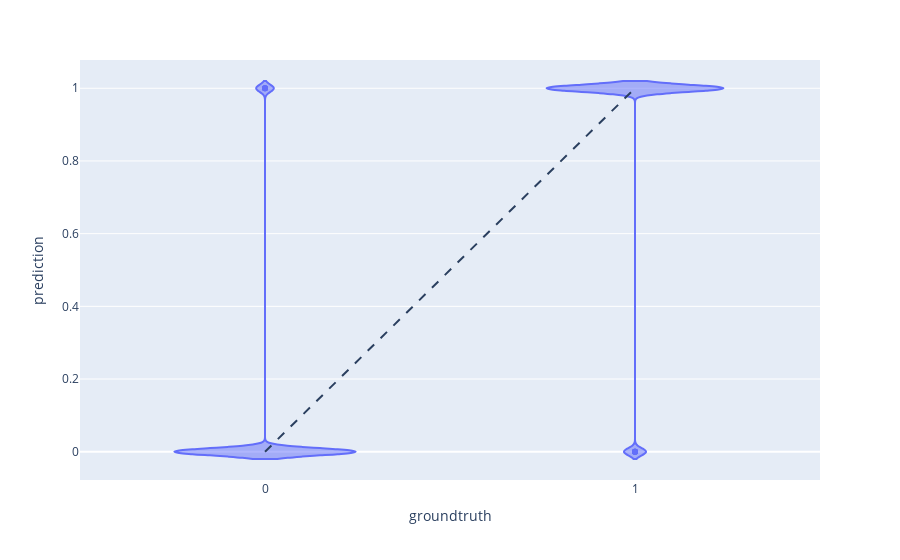

Here is the notebook cell this chart was saved with:
### Markdown cell above
# Violin Plot

### Code cell
fig = px.violin(x=test_y, y=preds, labels={'x': 'groundtruth','y': 'prediction'})
fig.add_shape(
              type='line', line=dict(dash='dash'),
            x0 = preds.min(), y0 = preds.min(),
            x1 = preds.max(), y1 = preds.max()
)
fig.show()

### Figure 1 — Plotly figure (JSON) as saved in the notebook; plotly's stock layout.template omitted (floating-point values rounded to 4 significant figures)
{"data": [{"alignmentgroup": "True", "box": {"visible": false}, "hovertemplate": "groundtruth=%{x}<br>prediction=%{y}<extra></extra>", "legendgroup": "", "marker": {"color": "#636efa"}, "name": "", "offsetgroup": "", "orientation": "v", "scalegroup": "True", "showlegend": false, "type": "violin", "x": [1, 0, 0, 1, 0, 1, 0, 1, 0, 1, 1, 1, 0, 1, 0, 1, 0, 1, 0, 0, 0, 1, 0, 1, 1, 1, 0, 0, 1, 1, 1, 0, 0, 1, 0, 0, 1, 0, 0, 0, 1, 1, 1, 0, 1, 1, 0, 1, 0, 0, 0, 1, 1, 0, 1, 1, 1, 0, 0, 1, 1, 1, 0, 1, 0, 0, 1, 0, 1, 1, 0, 0, 1, 0, 0, 0, 1, 0, 0, 1, 1, 0, 1, 0, 1, 1, 0, 0, 0, 1], "x0": " ", "xaxis": "x", "y": [1, 0, 0, 1, 0, 0, 0, 1, 0, 1, 1, 1, 0, 0, 1, 1, 0, 1, 0, 0, 0, 1, 0, 0, 1, 1, 0, 0, 0, 1, 1, 0, 0, 0, 0, 1, 1, 0, 0, 0, 1, 1, 1, 0, 1, 1, 0, 1, 0, 0, 0, 1, 1, 0, 1, 1, 1, 0, 0, 1, 1, 1, 0, 1, 0, 0, 1, 0, 1, 1, 0, 0, 1, 0, 0, 0, 1, 1, 0, 1, 1, 0, 1, 1, 1, 1, 0, 0, 0, 1], "y0": " ", "yaxis": "y"}], "layout": {"legend": {"tracegroupgap": 0}, "margin": {"t": 60}, "shapes": [{"line": {"dash": "dash"}, "type": "line", "x0": 0, "x1": 1, "y0": 0, "y1": 1}], "violinmode": "group", "xaxis": {"anchor": "y", "domain": [0, 1], "title": {"text": "groundtruth"}}, "yaxis": {"anchor": "x", "domain": [0, 1], "title": {"text": "prediction"}}}}
